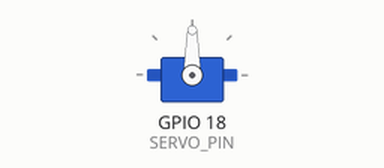
This program was run on a simulated Raspberry Pi (BCM pin numbers). Shown: servo. Servo angles are drawn from the pulse width (0.5 ms = 0°, 2.5 ms = 180°).

Above: at 0.05 s.
At 1.5 s:
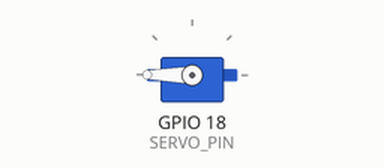
At 3.0 s:
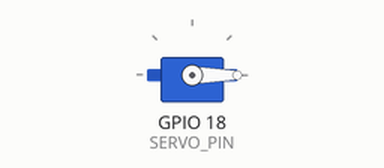
Timing chart, 0 to 6.9 s (numbered marks = the images above):
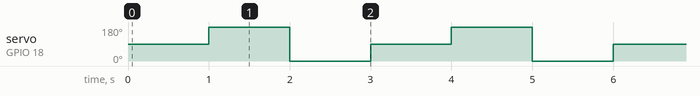

Measured:
- by itself, servo on GPIO 18 (SERVO_PIN): repeats every 3.0 s: 0° 1.0 s, 90° 1.0 s, 180° 1.0 s

The program:

PWM_Servo.py
```python
#-*- coding:utf-8 -*-

import RPi.GPIO as GPIO
import time

SERVO_PIN = 18

GPIO.setwarnings(False)
GPIO.setmode(GPIO.BCM)

GPIO.setup(18,GPIO.OUT)

servo = GPIO.PWM(SERVO_PIN,50)

servo.start(0) # PWM 듀티비 0으로 시작

try:
	while True:
		servo.ChangeDutyCycle(7.5) #듀티비를 변경하여 특정 각도만큼 회전시킴 90도
		time.sleep(1)
		servo.ChangeDutyCycle(12.5) #듀티비를 변경하여 특정 각도만큼 회전시킴 180도
		time.sleep(1)
		servo.ChangeDutyCycle(2.5) #듀티비를 변경하여 특정 각도만큼 회전시킴 0도
		time.sleep(1)
except KeyboardInterrupt:
	servo.stop()
	GPIO.cleanup()
```
